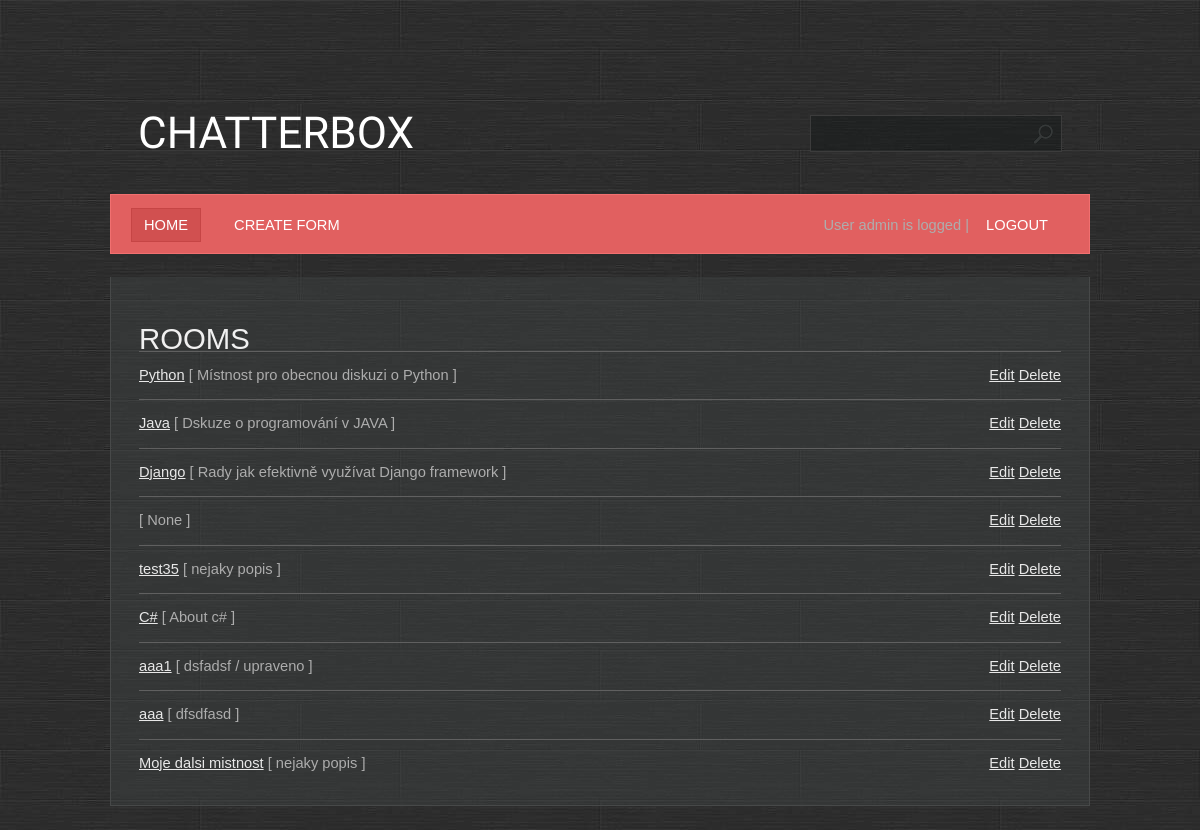
Before: / (signed in) with the older database file.
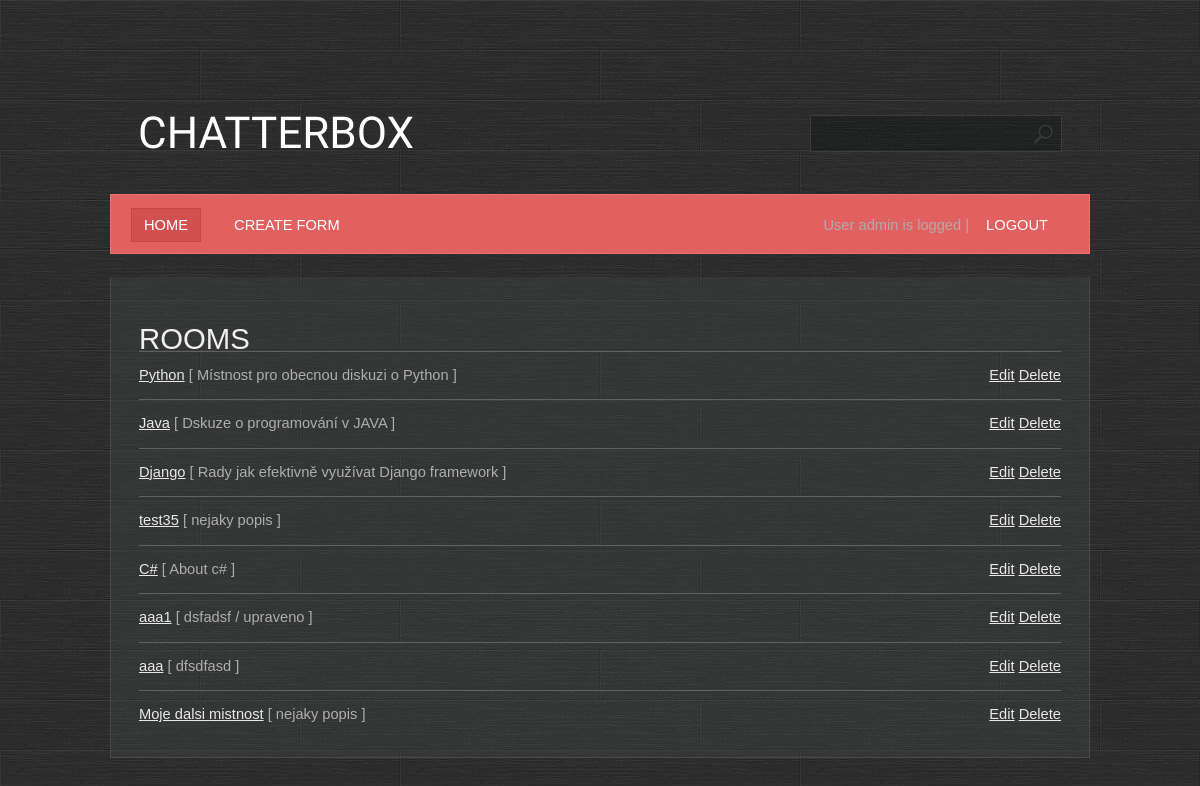
After: the same page with the newer database file.
### base/models.py (models this page shows, shortened)
class Room(Model):
    name = models.CharField(max_length=200)
    description = models.TextField(null=True, blank=True)
    participants = models.ManyToManyField(User, related_name='participants', blank=True)
    created = models.DateTimeField(auto_now_add=True)
    updated = models.DateTimeField(auto_now=True)
    class Meta:
        ordering = ['created', 'name', 'updated']

### base/views.py (the view)
# urls.py: path('', base.views.RoomsView.as_view(), name='rooms'),
class RoomsView(PermissionRequiredMixin, LoginRequiredMixin, ListView):
    template_name = 'base/rooms.html'
    model = Room
    permission_required = 'base.view_room'
    '''
    # pokud dědím z TemplateView
    # v template je pak použitá proměnná rooms
    rooms = Room.objects.all()
    template_name = 'base/rooms.html'
    extra_context = {'rooms': rooms}

    '''

### base/templates/base/rooms.html
{% extends "main.html" %}
{% block content %}
    <h1>Rooms</h1>
    <ul>
        {% for room in object_list %}
            <li>
                <a href="{% url 'room' room.id %}">{{ room.name }}</a> [ {{ room.description }} ]
                <div class="last-child">
                    {% if perms.base.delete_room and  perms.base.update_room %}
                    <a href="{% url 'room_update' room.id %}">Edit</a>
                    <a href="{% url 'room_delete' room.id %}">Delete</a>
                    {% endif %}
                </div>
            </li>
        {% endfor %}
    </ul>
{% endblock %}

Changed rows visible on the page:
removed Room: description "None"
